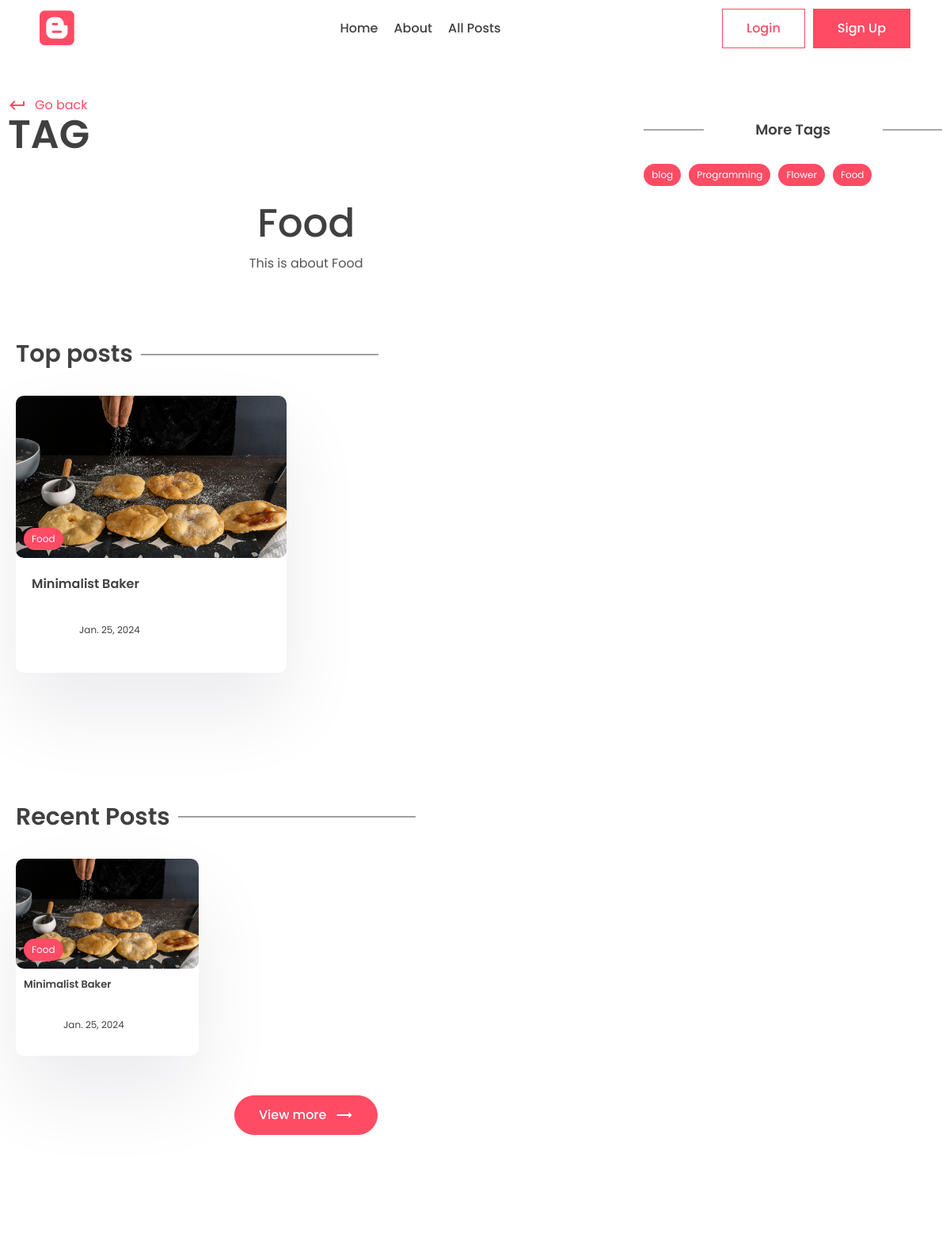
Page /tag/food (upper part) on the earlier database version.
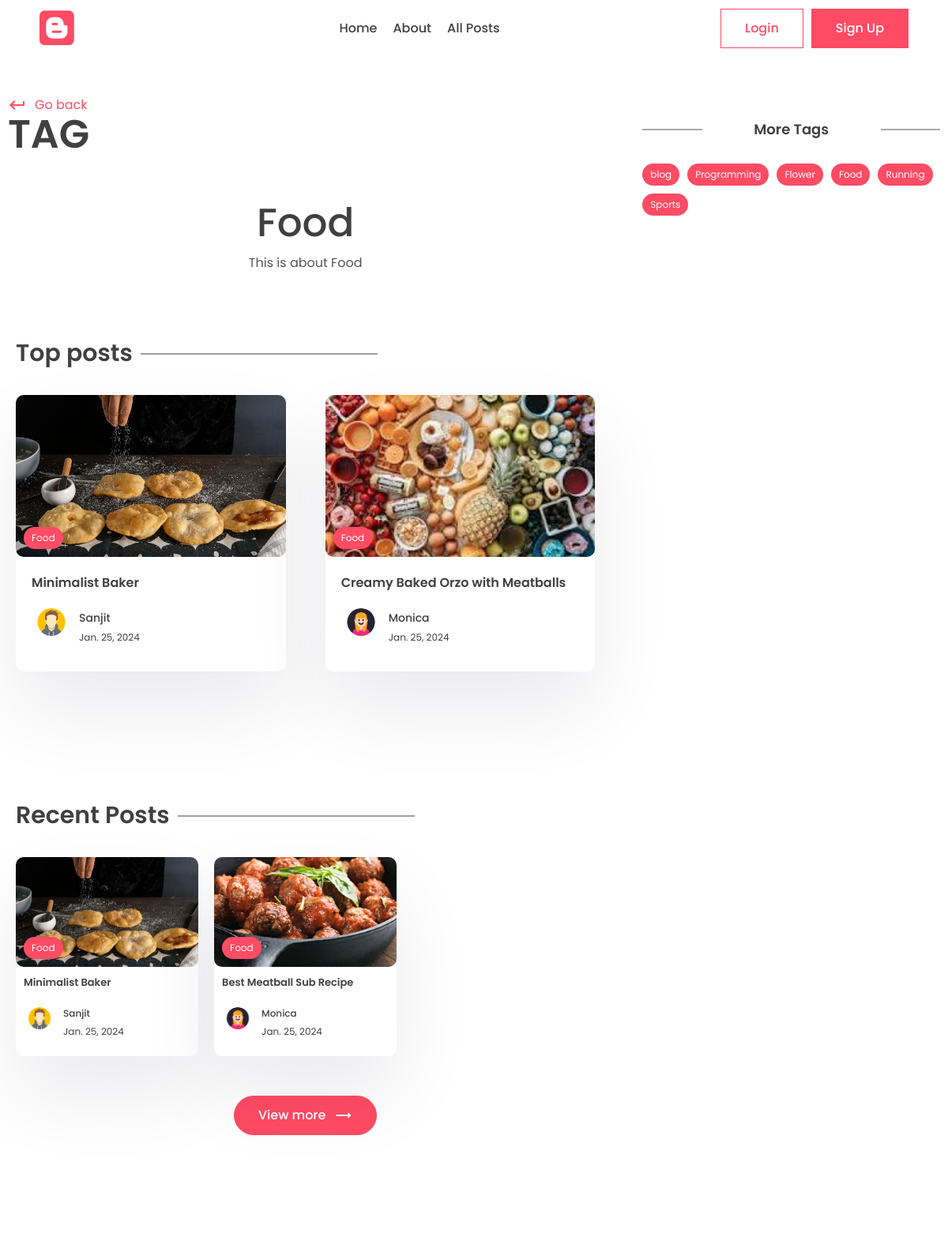
Same page on the later database version.
### app/models.py (models this page shows, shortened)
class Post(models.Model):
    title = models.CharField(max_length=200)
    content = models.TextField()
    last_updated = models.DateTimeField(auto_now=True)
    slug = models.SlugField(max_length=200, unique=True)
    image = models.ImageField(null=True, blank=True, upload_to="images/")
    tags = models.ManyToManyField(Tag, blank=True, related_name='post')
    view_count = models.IntegerField(null=True, blank=True)
    is_featured = models.BooleanField(default=False)
    author = models.ForeignKey(
        User, on_delete=models.CASCADE, null=True, blank=True)
    bookmarks = models.ManyToManyField(
        User, related_name="bookmarks", default=None, blank=True)
    likes = models.ManyToManyField(
        User, related_name="post_like", default=None, blank=True)

class Tag(models.Model):
    name = models.CharField(max_length=100)
    description = models.CharField(max_length=100)
    slug = models.SlugField(max_length=200, unique=True)

class Profile(models.Model):
    user = models.OneToOneField(User, on_delete=models.CASCADE)
    profile_image = models.ImageField(
        null=True, blank=True, upload_to="images/")
    slug = models.SlugField(max_length=200, unique=True)
    bio = models.CharField(max_length=200)

### app/views.py (the view)
# urls.py: path('tag/<slug:slug>', views.tag_page, name='tag_page'),
def tag_page(request, slug):
    tag = Tag.objects.get(slug=slug)
    top_posts = Post.objects.filter(
        tags__in=[tag.id]).order_by('-view_count')[0:2]
    recent_posts = Post.objects.filter(
        tags__in=[tag.id]).order_by('-last_updated')[0:2]
    tags = Tag.objects.all()
    context = {'tag': tag, 'top_posts': top_posts,
               'recent_posts': recent_posts, 'tags': tags}
    return render(request, 'app/tag.html', context)

### app/templates/app/tag.html (shortened to what this page needs)
{% extends "base.html" %}
{% block content %}
      <div class="container">
        <div class="layout">
          <div class="left">
            <div class="page-top">
              <div class="top flex">
                <div class="page-name">
                  <a href="#" class="learn">
                    <span class="material-icons"> keyboard_return </span> Go
                    back
                  </a>
                  <h1>Tag</h1>
                </div>
              </div>
            </div>
            <center>
              <div class="typo">
                <h1 class="title">{{tag.name}}</h1>
                <p>
                  {{tag.description}}
                </p>
              </div>
            </center>
            <section class="sp">
              <div class="container">
                <h1 class="sec-title">Top posts</h1>
                <div class="grid-2 blog">
                  {% for post in top_posts %}
                  <a href="{% url "post_page" post.slug %}">
                    <div class="card">
                      <div class="post-img">
                        <img src="{{post.image.url}}" alt="" />
                        <div class="tag">{{post.tags.all.0.name}}</div>
                      </div>
                      <div class="card-content">
                        <h3>
                          {{post.title}}
                        </h3>
                        <div class="author">
                          <div class="profile-pic">
                            <img src="{{post.author.profile.profile_image.url}}" alt="" />
                          </div>
                          <div class="details">
                            <p>{{post.author.first_name}}</p>
                            <small>{{post.last_updated|date}}</small>
                          </div>
                        </div>
                      </div>
                    </div>
                  </a>
                  {% empty %}
                  <p>Nothing to show Here.</p>
                  {% endfor %}
                </div>
              </div>
            </section>
            <section class="sp">
              <div class="container">
                <h1 class="sec-title">Recent Posts</h1>
                <div class="grid-3 blog-grid">
                  {% for post in recent_posts %}
                  <a href="{% url "post_page" post.slug %}">
                    <div class="card">
                      <div class="post-img">
                        <img src="{{post.image.url}}" alt="" />
                        <div class="tag">{{post.tags.all.0.name}}</div>
                      </div>
                      <div class="card-content">
                        <h3>
                          {{post.title}}
                        </h3>
                        <div class="author">
                          <div class="profile-pic">
                            <img src="{{post.author.profile.profile_image.url}}" alt="" />
                          </div>
                          <div class="details">
                            <p>{{post.author.first_name}}</p>
                            <small>{{post.last_updated|date}}</small>
                          </div>
                        </div>
                      </div>
                    </div>
                  </a>
                  {% empty %}
                  <p>Nothing to show Here.</p>
                  {% endfor %}
                </div>
                <center>
                  <button class="btn btn-primary rounded view">
                    View more
                    <span class="material-icons"> trending_flat </span>
                  </button>
                </center>
              </div>
            </section>
          </div>
          <div class="right">
            <div class="block">
              <h2 class="title2">More Tags</h2>
              <div class="blog-tags">
                {% for tag in tags %}
                <a href="{% url "tag_page" tag.slug %}" class="tag">{{tag.name}}</a>
                {% endfor %}
              </div>
            </div>
          </div>
        </div>
      </div>
{% endblock content %}

Differences in the rows shown:
changed Post "Minimalist Baker": author.profile.profile_image: picture added; author.first_name (not shown) → "Sanjit"
added Post: image (picture), tags.all.0.name "Food", title "Creamy Baked Orzo with Meatballs", author.profile.profile_image (picture), author.first_name "Monica", last_updated "Jan. 25, 2024", shown under "Top posts"
added Post: image (picture), tags.all.0.name "Food", title "Best Meatball Sub Recipe", author.profile.profile_image (picture), author.first_name "Monica", last_updated "Jan. 25, 2024", shown under "Recent Posts"
added Tag: name "Running"
added Tag: name "Sports"
